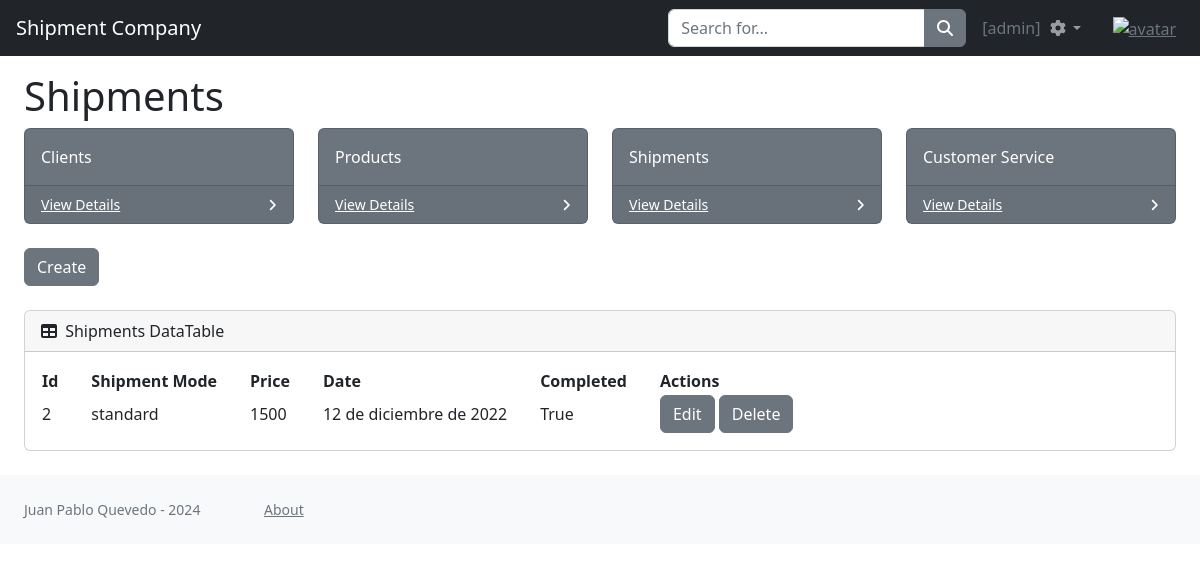
/shipments (signed in), run on the app's committed database.
### entities/models.py (models this page shows, shortened)
class Shipment(models.Model):
    shipment_mode = models.CharField(max_length=15, default='standard')
    price = models.IntegerField()
    date = models.DateField()
    completed = models.BooleanField()
    class Meta:
        ordering = ["date"]

### entities/views.py (the view)
# urls.py: path('shipments', ShipmentList.as_view(), name='shipments'),
class ShipmentList(LoginRequiredMixin, ListView):
    model = Shipment

### entities/templates/entities/shipment_list.html
{% extends 'entities/index.html' %}
{% load static %}
{% block title %}
    <div id="layoutSidenav_content">
        <main>
            <div class="container-fluid px-4">
                <h1 style="margin-top: 4.5rem">Shipments</h1>
                <div class="row">
                    <div class="col-xl-3 col-md-6">
                        <div class="card bg-secondary text-white mb-4">
                            <div class="card-body">Clients</div>
                            <div class="card-footer d-flex align-items-center justify-content-between">
                                <a class="small text-white stretched-link" href="{% url 'clients' %}">View Details</a>
                                <div class="small text-white"><i class="fas fa-angle-right"></i></div>
                            </div>
                        </div>
                    </div>
                    <div class="col-xl-3 col-md-6">
                        <div class="card bg-secondary text-white mb-4">
                            <div class="card-body">Products</div>
                            <div class="card-footer d-flex align-items-center justify-content-between">
                                <a class="small text-white stretched-link" href="{% url 'products' %}">View Details</a>
                                <div class="small text-white"><i class="fas fa-angle-right"></i></div>
                            </div>
                        </div>
                    </div>
                    <div class="col-xl-3 col-md-6">
                        <div class="card bg-secondary text-white mb-4">
                            <div class="card-body">Shipments</div>
                            <div class="card-footer d-flex align-items-center justify-content-between">
                                <a class="small text-white stretched-link" href="{% url 'shipments' %}">View Details</a>
                                <div class="small text-white"><i class="fas fa-angle-right"></i></div>
                            </div>
                        </div>
                    </div>
                    <div class="col-xl-3 col-md-6">
                        <div class="card bg-secondary text-white mb-4">
                            <div class="card-body">Customer Service</div>
                            <div class="card-footer d-flex align-items-center justify-content-between">
                                <a class="small text-white stretched-link" href="#">View Details</a>
                                <div class="small text-white"><i class="fas fa-angle-right"></i></div>
                            </div>
                        </div>
                    </div>
                </div>
            </div>
        </main>
    </div>
{% endblock title %}
{% block content %}
    <div id="layoutSidenav_content">
        <main>
            <div class="container-fluid px-4">
                <div class="mb-4">
                    <button class="btn btn-secondary" id="btnNavbarSearch" type="button">
                        <a class="dropdown-item" href="{% url 'createShipment' %}">Create</a>
                    </button>
                </div>
                <div class="card mb-4">
                    <div class="card-header">
                        <i class="fas fa-table me-1"></i>
                        Shipments DataTable
                    </div>
                    <div class="card-body">
                        <table id="datatablesSimple">
                            <thead>
                                <tr>
                                    <th style="padding-right: 2rem">Id</th>
                                    <th style="padding-right: 2rem">Shipment Mode</th>
                                    <th style="padding-right: 2rem">Price</th>
                                    <th style="padding-right: 2rem">Date</th>
                                    <th style="padding-right: 2rem">Completed</th>
                                    <th style="padding-right: 2rem">Actions</th>
                                </tr>
                            </thead>
                            <tbody>
                                {% for s in shipment_list %}
                                    <tr>
                                        <td style="padding-right: 2rem">{{ s.id }}</td>
                                        <td style="padding-right: 2rem">{{ s.shipment_mode }}</td>
                                        <td style="padding-right: 2rem">{{ s.price }}</td>
                                        <td style="padding-right: 2rem">{{ s.date }}</td>
                                        <td style="padding-right: 2rem">{{ s.completed }}</td>
                                        <td style="padding-right: 2rem">
                                            <button class="btn btn-secondary" id="btnNavbarSearch" type="button" class="fas fa-edit">
                                                <a class="dropdown-item" href="{% url 'updateShipment' s.id %}">Edit</a>
                                            </button>
                                            <button class="btn btn-secondary" id="btnNavbarSearch" type="button" class="fas fa-trash">
                                                <a class="dropdown-item" href="{% url 'deleteShipment' s.id %}">Delete</a>
                                            </button>
                                        </td>
                                    </tr>
                                    {% endfor %}
                                </tbody>
                        </table>
                    </div>
                </div>
            </div>
        </main>
    </div>
{% endblock content %}

### entities/templates/entities/index.html (shortened to what this page needs)
<!DOCTYPE html>
<html lang="en">
    <head>
        {% load static %}
        <link href="https://cdn.jsdelivr.net/npm/simple-datatables@7.1.2/dist/style.min.css" rel="stylesheet" />
        <link href="{% static 'css/styles.css' %}" rel="stylesheet" />
    </head>
    <body class="sb-nav-fixed">
        <nav class="sb-topnav navbar navbar-expand navbar-dark bg-dark">
            <a class="navbar-brand ps-3" href="{% url 'home' %}">Shipment Company</a>
            {% if user.is_authenticated %}
            <form class="d-none d-md-inline-block form-inline ms-auto me-0 me-md-3 my-2 my-md-0">
                <div class="input-group">
                    <input class="form-control" type="text" placeholder="Search for..." aria-label="Search for..." aria-describedby="btnNavbarSearch" />
                    <button class="btn btn-secondary" id="btnNavbarSearch" type="button"><i class="fas fa-search"></i></button>
                </div>
            </form>
            <div class="text-muted">[{{ user.username }}]</div>
            <ul class="navbar-nav ms-auto ms-md-0 me-3 me-lg-4">
                <li class="nav-item dropdown">
                    <a class="nav-link dropdown-toggle" id="navbarDropdown" href="#" role="button" data-bs-toggle="dropdown" aria-expanded="false"><i class="fas fa-cog fa-fw"></i></a>
                </li>
            </ul>
            <div class="text-center" style="margin-right: 24px">
                <a href="{% url 'add_avatar' %}">
                    <img src="{{ request.session.avatar }}" height="32px" weight="32px" alt="avatar"/>
                </a>
            </div>
            {% endif %}
        </nav>
        {% block title %}{% endblock title %}
        {% block content %}
        {% endblock content %}
        <div id="layoutSidenav_content">
            <footer class="py-4 bg-light mt-auto">
                <div class="container-fluid px-4">
                    <div class="d-flex align-items-center justify-content-start small">
                        <div class="text-muted" style="width: 15rem">Juan Pablo Quevedo - 2024</div>
                        <a class="text-muted" style="align-self: top" href="{% url 'about' %}">About</a>
                    </div>
                </div>
            </footer>
        </div>
    </body>
</html>

### data on the page
Shipment: id "2", shipment_mode "standard", price "1500", date "12 de diciembre de 2022", completed "True"

### other printed values
{{ user.username }} "admin"
